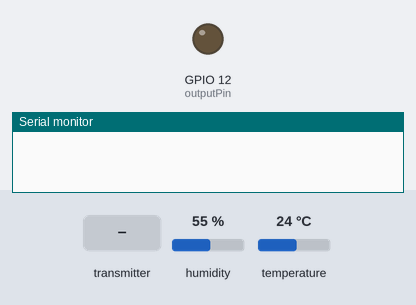
Simulated run of this sketch. Board: ESP32. On the bench: output pins drawn as LEDs (lit = HIGH), the last lines printed to the serial monitor. The test bench sets the inputs (shaded band); at power-on: humidity 55 %, temperature 24 °C.

Above: at 1.2 s.
1.3 s: the transmitter starts sending power = 25
At 2.7 s:
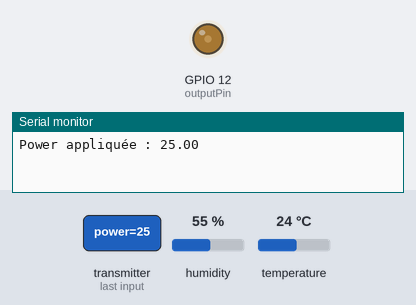
3.5 s: the transmitter starts sending power = 50
At 4.4 s:
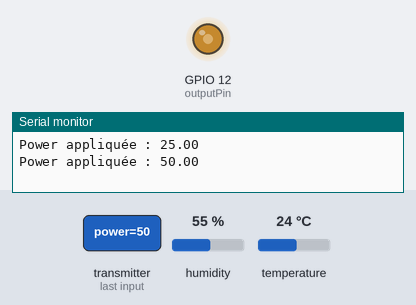
5.5 s: the transmitter starts sending power = 100
At 7.3 s:
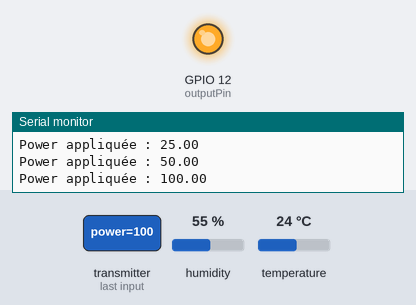
Timing chart, 0 to 8.8 s (numbered marks = the images above; inputs shaded):
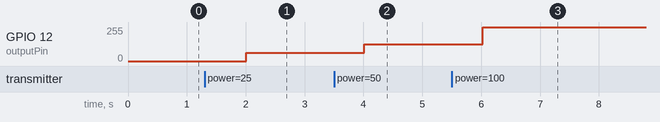

Measured:
- after the input at 1.3 s, GPIO 12 (outputPin): 0/255 → 63/255 after 0.71 s
- after the input at 3.5 s, GPIO 12 (outputPin): 63/255 → 127/255 after 0.52 s
- after the input at 5.5 s, GPIO 12 (outputPin): 127/255 → 255/255 after 0.52 s

The sketch:

ESP32_Mesure.ino
```cpp
//Ce proagramme est pour upload à la carte esp32 type micro usb
#include <esp_now.h>
#include <WiFi.h>
#include "DHT.h"
#include <RBDdimmer.h>

// ─── Pins ─────────────────────────────────────────────────────
#define outputPin  12
#define zerocross  14
#define DHTPIN      4
#define DHTTYPE   DHT22

// ─── Objets ───────────────────────────────────────────────────
dimmerLamp dimmer(outputPin, zerocross);
DHT        dht(DHTPIN, DHTTYPE);

// ─── Adresse MAC de l'ESP32-A (à adapter) ────────────────────
// MAC A : c0:cd:d6:ca:5a:50
uint8_t controllerAddress[] = {0xC0, 0xCD, 0xD6, 0xCA, 0x5A, 0x50};

// ─── Structures ESP-NOW ───────────────────────────────────────
typedef struct {
  float power; // commande reçue du contrôleur (0–100 %)
} MsgFromA;

typedef struct {
  float temperature; // mesure à envoyer au contrôleur
} MsgToA;

volatile float receivedPower = 0.0;
volatile bool  newPowerReady = false;
MsgToA tempMsg;

// ─── Callbacks ESP-NOW ────────────────────────────────────────
void onSent(const uint8_t *mac, esp_now_send_status_t status) {
  // optionnel
}

void onReceive(const uint8_t *mac_addr,   // ← remplace esp_now_recv_info_t *info
               const uint8_t *data, int len) {
  if (len == sizeof(MsgFromA)) {
    MsgFromA msg;
    memcpy(&msg, data, sizeof(msg));
    receivedPower = msg.power;
    newPowerReady = true;
  }
}

// ─── Setup ────────────────────────────────────────────────────
void setup() {
  Serial.begin(115200);
  dht.begin();
  dimmer.begin(NORMAL_MODE, ON);
  dimmer.setPower(0);

  WiFi.mode(WIFI_STA);

  if (esp_now_init() != ESP_OK) {
    Serial.println("Erreur init ESP-NOW");
    return;
  }
  esp_now_register_send_cb(onSent);
  esp_now_register_recv_cb(onReceive);

  // Enregistrement du pair (ESP32-A)
  esp_now_peer_info_t peerInfo = {};
  memcpy(peerInfo.peer_addr, controllerAddress, 6);
  peerInfo.channel = 0;
  peerInfo.encrypt = false;
  if (!esp_now_is_peer_exist(controllerAddress)) {
    esp_now_add_peer(&peerInfo);
  }
}

// ─── Loop ─────────────────────────────────────────────────────
void loop() {
  // ── Lecture de la température ──────────────────────────────
  float t = dht.readTemperature();
  if (isnan(t)) {
    Serial.println("Erreur DHT");
    delay(2000);
    return;
  }

  // ── Envoi de la mesure au contrôleur ───────────────────────
  tempMsg.temperature = t;
  esp_now_send(controllerAddress, (uint8_t *)&tempMsg, sizeof(tempMsg));

  // ── Application de la dernière commande reçue ──────────────
  if (newPowerReady) {
    newPowerReady = false;
    dimmer.setPower((int)receivedPower);
    Serial.print("Power appliquée : ");
    Serial.println(receivedPower, 2);
  }

  delay(2000);
}
```
